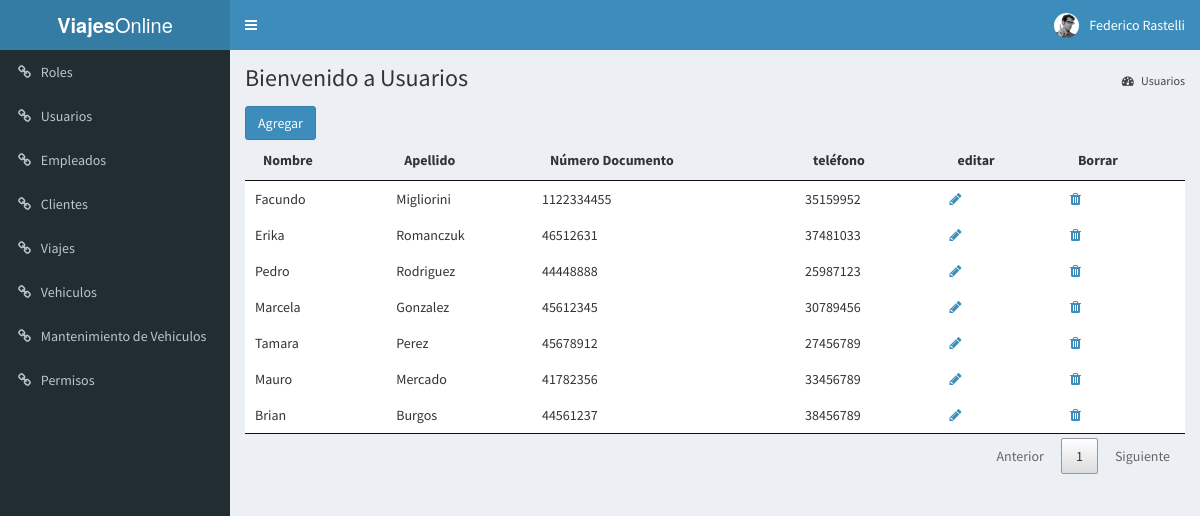
/index.php?page=empleado (signed in), run on the app's committed database.
### tables this page shows
CREATE TABLE Empleado(
    id INT NOT NULL AUTO_INCREMENT primary key ,
    nombre varchar(50),
    apellido varchar(80),
    numeroDocumento varchar(15),
    telefono varchar(50)
);

### middleware/requiereLogin.php (called while the page is built, shortened)
<?php
if ( !isset( $_SESSION['authenticate'] ) || $_SESSION['authenticate'] !== true ){
    header('Location: login.php');
    exit;
}else {
    $autorize = true;
}

### Helper.php (called while the page is built, shortened)
<?php
abstract class Helper
{
    static public function isPage($pageName)
    {
        return false;
    }
}

### models/DataBase.php (called while the page is built, shortened)
<?php
class DataBase
{
    private $_db;
    private static $instancia;
    public static function getInstance()
    {
        if (  !self::$instancia instanceof self) {
            self::$instancia = new self;
        }
        return self::$instancia;
    }
    public function query($query)
    {
        $type = explode(" ", trim($query) );
        switch ( strtolower($type[0]) ){
            case 'select':
                return $this->_select($query);
                break;
        }
    }
    private function _select($query)
    {
        $res = $this->_execQuery($query);
        $rows = [];
        while( $reg = $res->fetch_object() ) {
            $rows[] = $reg;
        }
        return $rows;
    }
    private function _execQuery($query)
    {
        $res = $this->_db->query($query);
        return $res;
    }
    private function _connect()
    {
        $this->_db = mysqli_connect( self::DB_HOST, self::DB_USER, self::DB_PASSWORD, self::DB_NAME );
    }
}

### models/Empleado_model.php (called while the page is built, shortened)
<?php
require_once 'DataBase.php';
class Empleado implements ModelInterface
{
    static public function getAll()
    {
        $db = DataBase::getInstance();
        $query = "SELECT * FROM Empleado";
        return $db->query($query);
    }
}
?>

### View/Empleado_view.php (the view, shortened to what this page needs)
<?php
$listEmpleado = Empleado::getAll();
?>
<div class="content-wrapper">
    <section class="content-header">
        <h1> Bienvenido a Usuarios </h1>
        <ol class="breadcrumb">
            <li><a href="#"><i class="fa fa-dashboard"></i> Usuarios</a></li>
        </ol>
    </section>
    <section class="content container-fluid">
        <button type="button" class="btn btn-primary" data-toggle="modal" data-target="#modalCreate">Agregar</button>
        <table id="tablaRoles">
            <thead>
                <tr>
                    <th>Nombre</th>
                    <th>Apellido</th>
                    <th>Número Documento</th>
                    <th>teléfono</th>
                    <th>editar</th>
                    <th>Borrar</th>
                </tr>
            </thead>
            <tbody>
            <?php
                if ( !empty($listEmpleado) ){
                    foreach($listEmpleado as $empleado) {  ?>
                    <tr>
                        <td><?php echo $empleado->nombre ; ?></td>
                        <td><?php echo $empleado->apellido ; ?></td>
                        <td><?php echo $empleado->telefono ; ?></td>
                        <td><?php echo $empleado->numeroDocumento ; ?></td>
                        <td>
                            <a class="btn-modal-edit-empleado" href="#"
                                data-toggle="modal"
                                data-target="#modalEdit"
                                data-id="<?php echo $empleado->id; ?>"
                                data-nombre="<?php echo $empleado->nombre; ?>"
                                data-apellido="<?php echo $empleado->apellido; ?>"
                                data-telefono="<?php echo $empleado->telefono; ?>"
                                data-dni="<?php echo $empleado->numeroDocumento; ?>">
                                <i class="fa fa-pencil"
                                aria-hidden="true"
                                ></i></a>
                        </td>
                        <td>
                            <a class="btn-modal-delete-empleado" href="#"
                                data-toggle="modal"
                                data-target="#modalDelete"
                                data-id="<?php echo $empleado->id; ?>"
                                data-dni="<?php echo $empleado->numeroDocumento; ?>"
                                >
                                <i class="fa fa-trash" aria-hidden="true"></i>
                            </a>
                        </td>
                    </tr>
            <?php
                    }
                }
            ?>
            </tbody>
        </table>
    </section>
</div>

### index.php (shortened to what this page needs)
<?php
if(isset($_GET['page']) && !empty($_GET['page']))
{
    require_once 'middleware/requiereLogin.php';
    require_once "Helper.php";
    require_once "templates/head.php";
    require_once "templates/header.php";
    require_once "templates/menu.php";
    switch ($_GET['page']) {
        case 'empleado':
            require_once "models/Empleado_model.php";
            require_once 'View/Empleado_view.php';
            break;
    }
} else {
    header('location: login.php');
}
require_once "templates/footer.php";

### templates/head.php (shortened to what this page needs)
<!DOCTYPE html>
<html>
<head>
  <link rel="stylesheet" href="public/css/bootstrap.min.css">
  <link rel="stylesheet" href="public/font-awesome/css/font-awesome.min.css">
  <link rel="stylesheet" href="public/css/AdminLTE.min.css">
  <link rel="stylesheet" href="public/css/skin-blue.min.css">
  <link rel="stylesheet" href="public/css/jquery.dataTables.min.css">
</head>
<body class="hold-transition <?php echo (isset($autorize) && $autorize === true) ? 'skin-blue' : ''; ?> login-page">
    <div class="wrapper">

### templates/header.php (shortened to what this page needs)
<header class="main-header">
  <a href="#" class="logo">
    <span class="logo-lg"><b>Viajes</b>Online</span>
  </a>
  <nav class="navbar navbar-static-top" role="navigation">
    <a href="#" class="sidebar-toggle" data-toggle="push-menu" role="button">
    </a>
    <div class="navbar-custom-menu">
      <ul class="nav navbar-nav">
        <li class="dropdown user user-menu">
          <a href="#" class="dropdown-toggle" data-toggle="dropdown">
            <img src="public/img/user2-160x160.jpg" class="user-image" alt="User Image">
            <span class="hidden-xs">Federico Rastelli</span>
          </a>
        </li>
      </ul>
    </div>
  </nav>
</header>

### templates/menu.php
<aside class="main-sidebar">
  <section class="sidebar">
    <ul class="sidebar-menu" data-widget="tree">
      <li <?php echo ( Helper::isPage('roles') ) ? 'class="active"' : '' ?> ><a href="index.php?page=roles"><i class="fa fa-link"></i> <span>Roles</span></a></li>
      <li <?php echo ( Helper::isPage('usuario') ) ? 'class="active"' : '' ?>><a href="index.php?page=usuario"><i class="fa fa-link"></i> <span>Usuarios</span></a></li>
      <li><a href="index.php?page=empleado"><i class="fa fa-link"></i> <span>Empleados</span></a></li>
      <li <?php echo ( Helper::isPage('clientes') ) ? 'class="active"' : '' ?>><a href="index.php?page=clientes"><i class="fa fa-link"></i> <span>Clientes</span></a></li>
      <li <?php echo ( Helper::isPage('viajes') ) ? 'class="active"' : '' ?>><a href="index.php?page=viajes"><i class="fa fa-link"></i> <span>Viajes</span></a></li>
      <li <?php echo ( Helper::isPage('vehiculos') ) ? 'class="active"' : '' ?>><a href="index.php?page=vehiculos"><i class="fa fa-link"></i> <span>Vehiculos</span></a></li>
      <li><a href="#"><i class="fa fa-link"></i> <span>Mantenimiento de Vehiculos</span></a></li>
      <li <?php echo ( Helper::isPage('permisos') ) ? 'class="active"' : '' ?>><a href="index.php?page=permisos"><i class="fa fa-link"></i> <span>Permisos</span></a></li>
    </ul>
  </section>
</aside>

### templates/footer.php (shortened to what this page needs)
</div>
</body>
</html>

### data on the page
empleado: nombre "Facundo", apellido "Migliorini", telefono "1122334455", numeroDocumento "35159952"
empleado: nombre "Erika", apellido "Romanczuk", telefono "46512631", numeroDocumento "37481033"
empleado: nombre "Pedro", apellido "Rodriguez", telefono "44448888", numeroDocumento "25987123"
empleado: nombre "Marcela", apellido "Gonzalez", telefono "45612345", numeroDocumento "30789456"
empleado: nombre "Tamara", apellido "Perez", telefono "45678912", numeroDocumento "27456789"
empleado: nombre "Mauro", apellido "Mercado", telefono "41782356", numeroDocumento "33456789"
empleado: nombre "Brian", apellido "Burgos", telefono "44561237", numeroDocumento "38456789"
